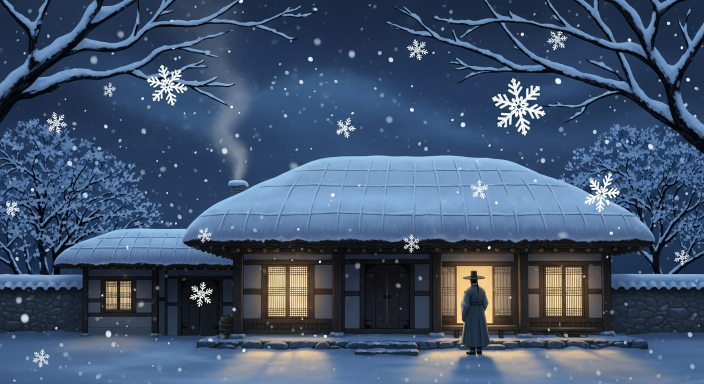
#> input picture image_env_diag_dev/smoke_20260224_162547.jpg, 1408 x 768 px (shown at 1/2 size)
$ python -i story16_watermark_residual_pass.py   (imports and definitions only)
#> lines starting #> are read from the running program, lines starting #| are printed output that depends on the picture; after the words box and inside, x2 and y2 are one past the last pixel; in counts of white or black regions, pixels touching at a corner belong together
#!/usr/bin/env python3
from __future__ import annotations

import argparse
from pathlib import Path

import cv2
import numpy as np


def _star_mask(h: int, w: int, cx: int, cy: int, size: float) -> np.ndarray:
    m = np.zeros((h, w), np.uint8)
    s = max(6, int(size))
    pts = np.array([[cx, cy - s], [cx + s, cy], [cx, cy + s], [cx - s, cy]], np.int32)
    cv2.fillConvexPoly(m, pts, 255)
    cv2.ellipse(m, (cx, cy), (int(s * 1.8), max(1, int(s * 0.55))), 0, 0, 360, 255, -1)
    cv2.ellipse(m, (cx, cy), (max(1, int(s * 0.55)), int(s * 1.8)), 0, 0, 360, 255, -1)
    return m


def _top_peaks(score: np.ndarray, k: int, min_dist: int, min_val: float) -> list[tuple[int, int, float]]:
    s = score.copy()
    pts: list[tuple[int, int, float]] = []
    for _ in range(k):
        iy, ix = np.unravel_index(np.argmax(s), s.shape)
        v = float(s[iy, ix])
        if v < min_val:
            break
        pts.append((int(ix), int(iy), v))
        x0 = max(0, ix - min_dist)
        x1 = min(s.shape[1], ix + min_dist + 1)
        y0 = max(0, iy - min_dist)
        y1 = min(s.shape[0], iy + min_dist + 1)
        s[y0:y1, x0:x1] = -1.0
    return pts


def detect_residual_peaks(img: np.ndarray) -> list[tuple[int, int, float]]:
    h, w = img.shape[:2]
    x0, y0 = int(w * 0.82), int(h * 0.80)
    roi = img[y0:h, x0:w]

    hsv = cv2.cvtColor(roi, cv2.COLOR_BGR2HSV)
    gray = cv2.cvtColor(roi, cv2.COLOR_BGR2GRAY).astype(np.float32)
    wh = (hsv[:, :, 2].astype(np.float32) / 255.0) * (1.0 - hsv[:, :, 1].astype(np.float32) / 255.0)
    hp = np.clip(gray - cv2.GaussianBlur(gray, (0, 0), 2.0), 0, None) / 255.0
    base = wh * 0.9 + hp * 1.25

    # 1) lower-band peaks (captures most watermark placements)
    lower = base.copy()
    gate_lower = np.zeros_like(lower, np.float32)
    ygate = int(0.88 * h - y0)
    gate_lower[max(0, ygate):, :] = 1.0
    lower *= gate_lower
    lower_pts = _top_peaks(lower, k=3, min_dist=max(10, int(min(h, w) * 0.02)), min_val=0.08)

    # 2) center-prior peak (catches misses around mid-lower right)
    yy, xx = np.mgrid[0:base.shape[0], 0:base.shape[1]]
    ex = int(0.90 * w) - x0
    ey = int(0.90 * h) - y0
    dist = np.sqrt((xx - ex) ** 2 + (yy - ey) ** 2)
    prior = np.exp(-(dist ** 2) / (2.0 * (0.12 * min(h, w)) ** 2)).astype(np.float32)
    guided = base + prior * 0.35
    guide_pts = _top_peaks(guided, k=1, min_dist=max(10, int(min(h, w) * 0.02)), min_val=0.05)

    out: list[tuple[int, int, float]] = []
    used: set[tuple[int, int]] = set()
    for ix, iy, v in (lower_pts + guide_pts):
        gx, gy = x0 + ix, y0 + iy
        key = (gx // 6, gy // 6)
        if key in used:
            continue
        used.add(key)
        out.append((gx, gy, v))
    return out


def process_image(img: np.ndarray) -> tuple[np.ndarray, np.ndarray, list[tuple[int, int, float]]]:
    h, w = img.shape[:2]
    peaks = detect_residual_peaks(img)

    mask = np.zeros((h, w), np.uint8)
    s0 = max(7, int(min(h, w) * 0.013))
    for i, (cx, cy, _v) in enumerate(peaks):
        size = s0 * (1.0 if i == 0 else 0.72)
        mask = cv2.bitwise_or(mask, _star_mask(h, w, cx, cy, size))

    mask = cv2.GaussianBlur(mask, (0, 0), 0.8)
    _, mask = cv2.threshold(mask, 40, 255, cv2.THRESH_BINARY)
    out = cv2.inpaint(img, mask, 2.6, cv2.INPAINT_TELEA)
    return out, mask, peaks


# [49 lines left out: function main, not called in this run]


# [2 lines not run here, left out]

>>> import cv2
>>> picture = cv2.imread('../image_env_diag_dev/smoke_20260224_162547.jpg')
#> picture is the input picture: shape (768, 1408, 3); mean B, G, R 110.1, 84.3, 66
>>> result = process_image(picture)
#> in detect_residual_peaks, `hsv = cv2.cvtColor(roi, cv2.COLOR_BGR2HSV)`: hsv: shape (154, 254, 3); mean H, S, V 102.1, 97.9, 111.2
#> in detect_residual_peaks, `gray = cv2.cvtColor(roi, cv2.COLOR_BGR2GRAY).astype(np.float32)`:
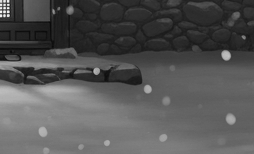
#> gray: shape (154, 254) float32; min 9, max 246, mean 84.8
#> in detect_residual_peaks, `hp = np.clip(gray - cv2.GaussianBlur(gray, (0, 0), 2.0), 0, None) / 25..`:
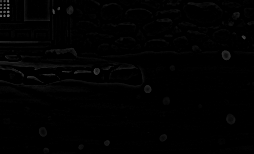
#> hp: shape (154, 254) float32; min 0, max 0.488, mean 0.00801
#> in detect_residual_peaks, `lower *= gate_lower`:
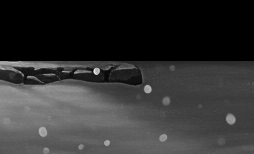
#> lower: shape (154, 254) float32; min 0, max 0.917, mean 0.199
#> the loop in _top_peaks, `for _ in range(k):` made 3 passes
#> (iy, ix, v, x0, x1, y0, y1) on passes 1 to 3: (72, 94, 0.917, 79, 110, 57, 88), (62, 12, 0.746, 0, 28, 47, 78), (141, 108, 0.705, 93, 124, 126, 154)
#> after the loop in _top_peaks, `for _ in range(k):`:
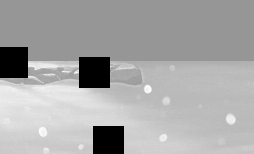
#> s: shape (154, 254) float32; 6.89% of pixels changed, all inside (x1, y1, x2, y2) = (0, 47, 124, 154); drawn with min black and max white
#> after the loop in _top_peaks, `for _ in range(k):`: pts = [(94, 72, 0.917), (12, 62, 0.746), (108, 141, 0.705)]
#> in detect_residual_peaks, `lower_pts = _top_peaks(lower, k=3, min_dist=max(10, int(min(h, w) * 0...`: lower_pts has the same summary as pts in _top_peaks
#> in detect_residual_peaks, `guided = base + prior * 0.35`:
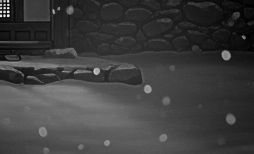
#> guided: shape (154, 254) float32; min 0.163, max 1.51, mean 0.493; drawn with min black and max white
#> call 2 of _top_peaks, with k = 1, min_dist = 15, min_val = 0.05
#> the loop in _top_peaks (call 2), `for _ in range(k):` made 1 pass
#> (iy, ix, v, x0, x1, y0, y1) on pass 1: (8, 8, 1.51, 0, 24, 0, 24)
#> after the loop in _top_peaks (call 2), `for _ in range(k):`:
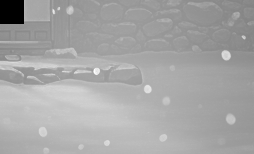
#> s: shape (154, 254) float32; 1.47% of pixels changed, all inside (x1, y1, x2, y2) = (0, 0, 24, 24); drawn with min black and max white
#> after the loop in _top_peaks (call 2), `for _ in range(k):`: pts = [(8, 8, 1.51)]
#> the loop in detect_residual_peaks, `for ix, iy, v in (lower_pts + guide_pts):` made 4 passes
#> (ix, iy, v, gx, gy, key) on passes 1 to 4: (94, 72, 0.917, 1248, 686, (208, 114)), (12, 62, 0.746, 1166, 676, (194, 112)), (108, 141, 0.705, 1262, 755, (210, 125)), (8, 8, 1.51, 1162, 622, (193, 103))
#> after the loop in detect_residual_peaks, `for ix, iy, v in (lower_pts + guide_pts):`: out = [(1248, 686, 0.917), (1166, 676, 0.746), (1262, 755, 0.705), (1162, 622, 1.51)]; used = 4 items
#> in process_image, `peaks = detect_residual_peaks(img)`: peaks has the same summary as out in detect_residual_peaks
#> the loop in process_image, `for i, (cx, cy, _v) in enumerate(peaks):` made 4 passes
#> (cx, cy, _v, size, s in _star_mask, pts in _star_mask) on passes 1 to 4: (1248, 686, 0.917, 9, 9, [[1248, 677], [1257, 686], [1248, 695], [1239, 686]]), (1166, 676, 0.746, 6.48, 6, [[1166, 670], [1172, 676], [1166, 682], [1160, 676]]), (1262, 755, 0.705, 6.48, 6, [[1262, 749], [1268, 755], [1262, 761], [1256, 755]]), (1162, 622, 1.51, 6.48, 6, [[1162, 616], [1168, 622], [1162, 628], [1156, 622]])
#> pass 1, in process_image, `mask = cv2.bitwise_or(mask, _star_mask(h, w, cx, cy, size))`:
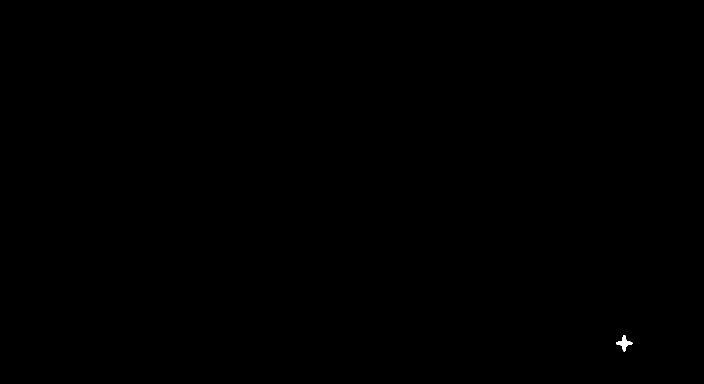
#> mask: shape (768, 1408) (shown at 1/2 size); 0.04% white; 1 white region, box (x1, y1, x2, y2) and area: (1232, 670, 1265, 703) 401
#> after the loop in process_image, `for i, (cx, cy, _v) in enumerate(peaks):`: mask: shape (768, 1408); 0.09% white; 4 white regions, box (x1, y1, x2, y2) and area: (1232, 670, 1265, 703) 401, (1152, 612, 1173, 633) 193, (1156, 666, 1177, 687) 193, (1252, 745, 1273, 766) 193
#> in process_image, `_, mask = cv2.threshold(mask, 40, 255, cv2.THRESH_BINARY)`: mask: shape (768, 1408); 0.12% white; 4 white regions, box (x1, y1, x2, y2) and area: (1231, 669, 1266, 704) 505, (1151, 611, 1174, 634) 257, (1155, 665, 1178, 688) 257, (1251, 744, 1274, 767) 257
